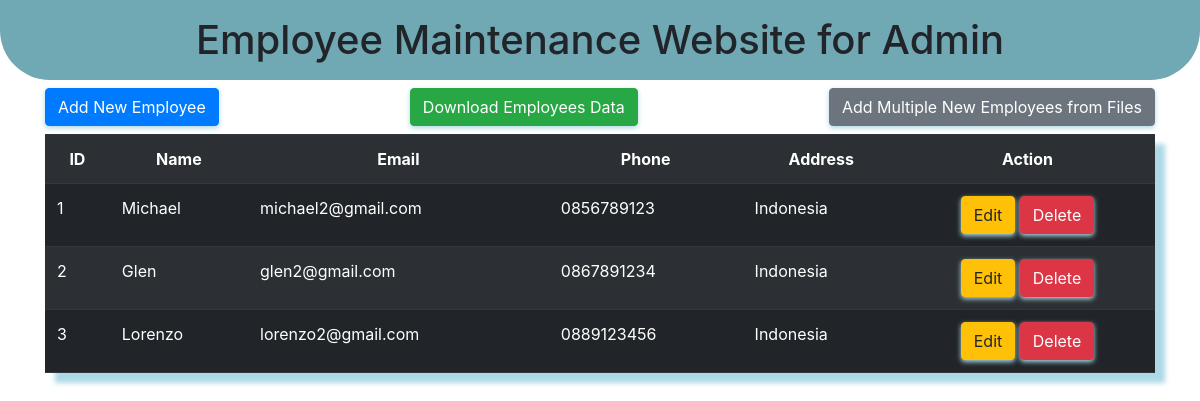
The page / on the database its author committed.
### app.py (models this page shows, shortened)
class Employees(db.Model):
    id = db.Column(db.Integer, primary_key=True)
    name = db.Column(db.String(150))
    email = db.Column(db.String(150), unique=True)
    phone = db.Column(db.String(150))
    address = db.Column(db.String(150))

### app.py (the view)
@app.route('/')
def home():
    all_employees = Employees.query.all()
    return render_template('home.html', employees=all_employees)

### templates/home.html (shortened to what this page needs)
{% extends "base.html" %}
{% block content %}
<div class="content">
    <div class="container">
        <div class="row justify-content-center">
            <div class="col">
                <div class="text-center">
                    <h3>
                        <button type="button" class="btn btn-primary float-start" data-toggle="modal" data-target="#modal-create-single">
                            Add New Employee
                        </button>
                        <a href="/download" class="btn btn-success btn-xs">Download Employees Data</a>
                        <button type="button" class="btn btn-secondary float-end" data-toggle="modal" data-target="#modal-create-multi">
                            Add Multiple New Employees from Files
                        </button>
                    </h3>
                </div>
                <table class="employee-table table table-hover table-striped table-dark">
                    <tr class="table-header text-center">
                        <th>ID</th>
                        <th>Name</th>
                        <th>Email</th>
                        <th>Phone</th>
                        <th>Address</th>
                        <th>Action</th>
                    </tr>
                    {% for employee in employees %}
                    <tr>
                        <td>{{employee.id}}</td>
                        <td>{{employee.name}}</td>
                        <td>{{employee.email}}</td>
                        <td>{{employee.phone}}</td>
                        <td>{{employee.address}}</td>
                        <td class="text-center">
                            <a href="/update/{{employee.id}}" class="btn btn-warning btn-xs" data-toggle="modal" data-target="#modal-update{{employee.id}}">Edit</a>
                            <a href="/delete/{{employee.id}}" class="btn btn-danger btn-xs" onclick="return confirm ('Delete This Employee Data?')">Delete</a>
                        </td>
                    </tr>
                    {% endfor %}
                </table>
            </div>
        </div>
    </div>
</div>
{% endblock %}

### templates/base.html (shortened to what this page needs)
<!DOCTYPE html>
<html>
    <head>
        <link href="https://cdn.jsdelivr.net/npm/bootstrap@5.3.2/dist/css/bootstrap.min.css" rel="stylesheet">
        <link rel="stylesheet" href="https://cdn.jsdelivr.net/npm/bootstrap@4.0.0/dist/css/bootstrap.min.css">
        <link rel="stylesheet" href="static/style.css"/>
    </head>
    <body>
        <div class="header text-center">
            <h1>Employee Maintenance Website for Admin</h1>
        </div>
        {% block content %}{% endblock %}
    </body>
</html>

### static/style.css (style rules this page uses)
.header h1 { background-color: rgb(112, 168, 179); padding: 1rem; border-radius: 0px 0px 50px 50px; }
.employee-table { box-shadow: 10px 10px 5px lightblue; }
.btn { box-shadow: 0px 2px 5px lightblue; }

### rows shown on the page
Employees: id "1", name "Michael", email "michael2@gmail.com", phone "0856789123", address "Indonesia"
Employees: id "2", name "Glen", email "glen2@gmail.com", phone "0867891234", address "Indonesia"
Employees: id "3", name "Lorenzo", email "lorenzo2@gmail.com", phone "0889123456", address "Indonesia"
